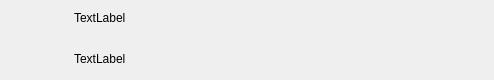
<?xml version="1.0" encoding="UTF-8"?>
<ui version="4.0">
 <class>NoticeItem</class>
 <widget class="QWidget" name="NoticeItem">
  <property name="geometry">
   <rect>
    <x>0</x>
    <y>0</y>
    <width>494</width>
    <height>80</height>
   </rect>
  </property>
  <property name="minimumSize">
   <size>
    <width>0</width>
    <height>80</height>
   </size>
  </property>
  <property name="windowTitle">
   <string>Form</string>
  </property>
  <layout class="QHBoxLayout" name="horizontalLayout">
   <property name="spacing">
    <number>0</number>
   </property>
   <property name="leftMargin">
    <number>10</number>
   </property>
   <property name="topMargin">
    <number>0</number>
   </property>
   <property name="rightMargin">
    <number>0</number>
   </property>
   <property name="bottomMargin">
    <number>0</number>
   </property>
   <item>
    <widget class="QWidget" name="widget_2" native="true">
     <property name="minimumSize">
      <size>
       <width>55</width>
       <height>55</height>
      </size>
     </property>
     <property name="maximumSize">
      <size>
       <width>55</width>
       <height>55</height>
      </size>
     </property>
     <layout class="QHBoxLayout" name="horizontalLayout_2">
      <property name="spacing">
       <number>0</number>
      </property>
      <property name="leftMargin">
       <number>0</number>
      </property>
      <property name="topMargin">
       <number>0</number>
      </property>
      <property name="rightMargin">
       <number>0</number>
      </property>
      <property name="bottomMargin">
       <number>0</number>
      </property>
      <item>
       <widget class="QLabel" name="icon_lb">
        <property name="minimumSize">
         <size>
          <width>50</width>
          <height>50</height>
         </size>
        </property>
        <property name="text">
         <string/>
        </property>
       </widget>
      </item>
     </layout>
    </widget>
   </item>
   <item>
    <widget class="QWidget" name="widget_3" native="true">
     <layout class="QVBoxLayout" name="verticalLayout">
      <property name="spacing">
       <number>10</number>
      </property>
      <property name="topMargin">
       <number>2</number>
      </property>
      <property name="bottomMargin">
       <number>3</number>
      </property>
      <item>
       <widget class="ElaText" name="user_name_lb">
        <property name="minimumSize">
         <size>
          <width>100</width>
          <height>30</height>
         </size>
        </property>
        <property name="maximumSize">
         <size>
          <width>200</width>
          <height>30</height>
         </size>
        </property>
        <property name="text">
         <string>TextLabel</string>
        </property>
       </widget>
      </item>
      <item>
       <widget class="ElaText" name="msg_lb">
        <property name="minimumSize">
         <size>
          <width>100</width>
          <height>30</height>
         </size>
        </property>
        <property name="maximumSize">
         <size>
          <width>400</width>
          <height>30</height>
         </size>
        </property>
        <property name="text">
         <string>TextLabel</string>
        </property>
       </widget>
      </item>
     </layout>
    </widget>
   </item>
   <item>
    <widget class="ClickedOnceLabel" name="read_lb">
     <property name="minimumSize">
      <size>
       <width>30</width>
       <height>30</height>
      </size>
     </property>
     <property name="maximumSize">
      <size>
       <width>30</width>
       <height>30</height>
      </size>
     </property>
     <property name="text">
      <string/>
     </property>
    </widget>
   </item>
   <item>
    <spacer name="horizontalSpacer">
     <property name="orientation">
      <enum>Qt::Orientation::Horizontal</enum>
     </property>
     <property name="sizeType">
      <enum>QSizePolicy::Policy::Fixed</enum>
     </property>
     <property name="sizeHint" stdset="0">
      <size>
       <width>20</width>
       <height>20</height>
      </size>
     </property>
    </spacer>
   </item>
  </layout>
 </widget>
 <customwidgets>
  <customwidget>
   <class>ElaText</class>
   <extends>QLabel</extends>
   <header location="global">ElaText.h</header>
  </customwidget>
  <customwidget>
   <class>ClickedOnceLabel</class>
   <extends>QLabel</extends>
   <header location="global">Chat/Chat_Comp/ClickedOnceLabel.h</header>
  </customwidget>
 </customwidgets>
 <resources/>
 <connections/>
</ui>
